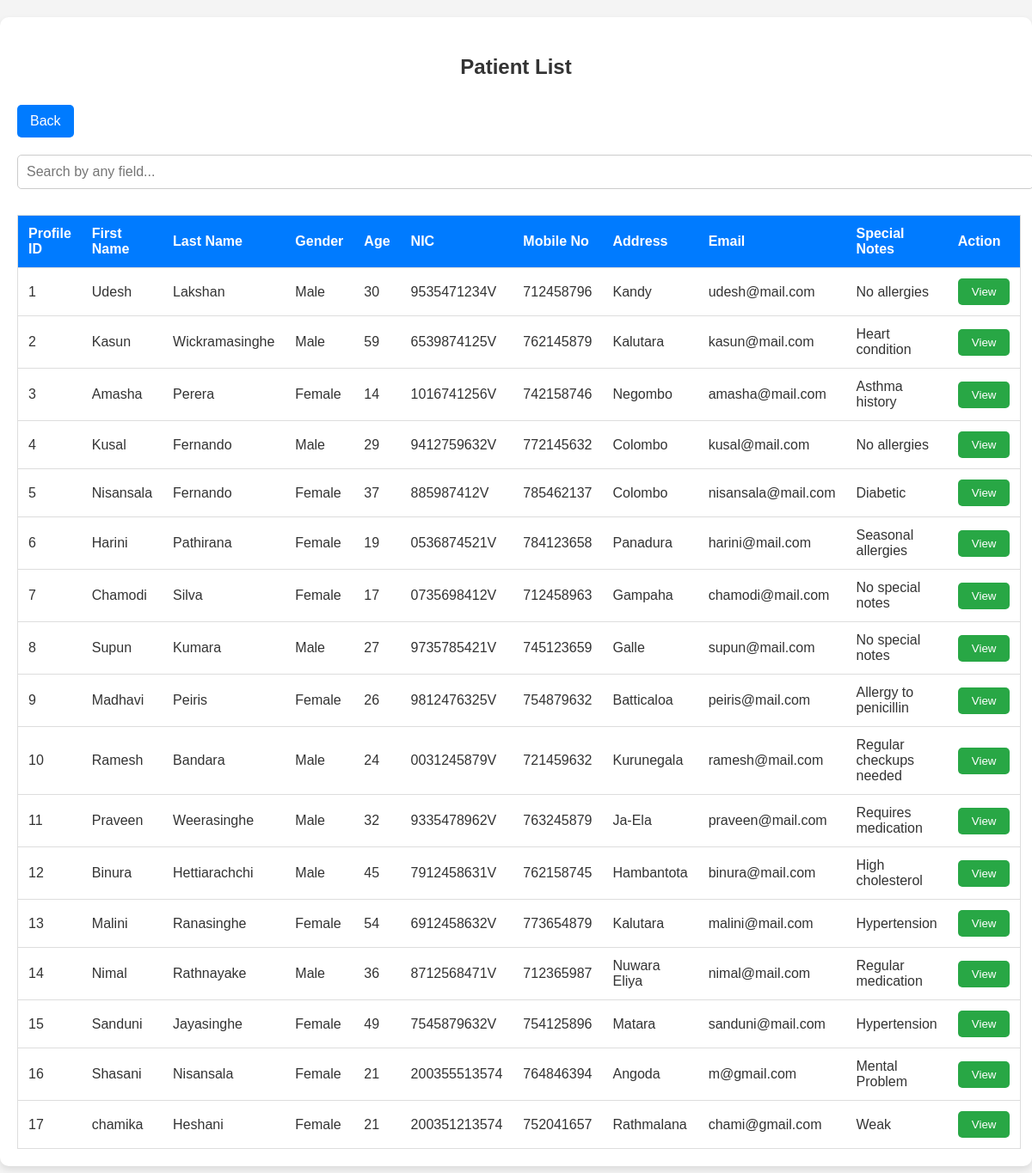
Page /hospital/nursepatient.php on the committed database.
### tables this page shows
CREATE TABLE `patientprofile` (
  `id` int(11) NOT NULL,
  `reg_id` int(11) NOT NULL,
  `firstname` varchar(20) NOT NULL,
  `lastname` varchar(20) NOT NULL,
  `gender` varchar(10) NOT NULL,
  `age` int(3) NOT NULL,
  `dob` date NOT NULL,
  `nic` varchar(12) NOT NULL,
  `contact` int(12) NOT NULL,
  `address` varchar(50) NOT NULL,
  `email` varchar(50) NOT NULL,
  `password` varchar(10) NOT NULL,
  `special_notes` varchar(100) NOT NULL
);

### hospital/nursepatient.php (the view, shortened to what this page needs)
<?php
include "conf.php";
$sql = "SELECT * FROM patientprofile";
$result = $conn->query($sql);
?>
<!DOCTYPE html>
<html lang="en">
<head>
    <link rel="stylesheet" href="viewtable.css">
</head>
<body>
    <div class="container">
        <h3>Patient List</h3>
        <button class="back" onclick="window.location.href='nursedashboard.html'">Back</button>
        <input type="text" id="search" placeholder="Search by any field...">
        <table id="patientTable">
            <thead>
                <tr>
                    <th>Profile ID</th>
                    <th>First Name</th>
                    <th>Last Name</th>
                    <th>Gender</th>
                    <th>Age</th>
                    <th>NIC</th>
                    <th>Mobile No</th>
                    <th>Address</th>
                    <th>Email</th>
                    <th>Special Notes</th>
                    <th>Action</th>
                </tr>
            </thead>
            <tbody>
                <?php
                if ($result->num_rows > 0) {
                    while ($row = $result->fetch_assoc()) {
                        echo "<tr>";
                        echo "<td>" . $row['id'] . "</td>";
                        echo "<td>" . $row['firstname'] . "</td>";
                        echo "<td>" . $row['lastname'] . "</td>";
                        echo "<td>" . $row['gender'] . "</td>";
                        echo "<td>" . $row['age'] . "</td>";
                        echo "<td>" . $row['nic'] . "</td>";
                        echo "<td>" . $row['contact'] . "</td>";
                        echo "<td>" . $row['address'] . "</td>";
                        echo "<td>" . $row['email'] . "</td>";
                        echo "<td>" . $row['special_notes'] . "</td>";
                        echo "<td>
                            <button class='view-button' onclick=\"viewPatient('" . $row['id'] . "')\">View</button>
                        </td>";
                        echo "</tr>";
                    }
                } else {
                    echo "<tr><td colspan='11'>No patients found</td></tr>";
                }
                ?>
            </tbody>
        </table>
    </div>
</body>
</html>

### hospital/viewtable.css (style rules this page uses)
body { font-family: Arial, sans-serif; margin: 0; padding: 0; background-color: #f4f4f4; color: #333; }
.container { max-width: 1200px; margin: 20px auto; background-color: #ffffff; padding: 20px; box-shadow: 0 4px 8px rgba(0, 0, 0, 0.1); border-radius: 10px; }
h3 { text-align: center; color: #333; font-size: 24px; margin-bottom: 20px; }
.add-patient, .back { background-color: #007bff; color: #ffffff; border: none; padding: 10px 15px; font-size: 16px; cursor: pointer; border-radius: 5px; margin: 10px 0; text-align: center; display: inline-block; }
#search { width: 100%; padding: 10px; margin: 10px 0; font-size: 16px; border: 1px solid #ccc; border-radius: 5px; }
table { width: 100%; border-collapse: collapse; margin-top: 20px; border: 1px solid #ddd; }
th, td { padding: 12px; text-align: left; border-bottom: 1px solid #ddd; }
th { background-color: #007bff; color: white; font-weight: bold; }
.view-button { background-color: #28a745; color: white; border: none; padding: 8px 16px; cursor: pointer; border-radius: 5px; text-align: center; }

### rows in the picture
patientprofile: id "1", firstname "Udesh", lastname "Lakshan", gender "Male", age "30", nic "9535471234V", contact "712458796", address "Kandy", email "udesh@mail.com", special_notes "No allergies"
patientprofile: id "2", firstname "Kasun", lastname "Wickramasinghe", gender "Male", age "59", nic "6539874125V", contact "762145879", address "Kalutara", email "kasun@mail.com", special_notes "Heart condition"
patientprofile: id "3", firstname "Amasha", lastname "Perera", gender "Female", age "14", nic "1016741256V", contact "742158746", address "Negombo", email "amasha@mail.com", special_notes "Asthma history"
patientprofile: id "4", firstname "Kusal", lastname "Fernando", gender "Male", age "29", nic "9412759632V", contact "772145632", address "Colombo", email "kusal@mail.com", special_notes "No allergies"
patientprofile: id "5", firstname "Nisansala", lastname "Fernando", gender "Female", age "37", nic "885987412V", contact "785462137", address "Colombo", email "nisansala@mail.com", special_notes "Diabetic"
patientprofile: id "6", firstname "Harini", lastname "Pathirana", gender "Female", age "19", nic "0536874521V", contact "784123658", address "Panadura", email "harini@mail.com", special_notes "Seasonal allergies"
patientprofile: id "7", firstname "Chamodi", lastname "Silva", gender "Female", age "17", nic "0735698412V", contact "712458963", address "Gampaha", email "chamodi@mail.com", special_notes "No special notes"
patientprofile: id "8", firstname "Supun", lastname "Kumara", gender "Male", age "27", nic "9735785421V", contact "745123659", address "Galle", email "supun@mail.com", special_notes "No special notes"
patientprofile: id "9", firstname "Madhavi", lastname "Peiris", gender "Female", age "26", nic "9812476325V", contact "754879632", address "Batticaloa", email "peiris@mail.com", special_notes "Allergy to penicillin"
patientprofile: id "10", firstname "Ramesh", lastname "Bandara", gender "Male", age "24", nic "0031245879V", contact "721459632", address "Kurunegala", email "ramesh@mail.com", special_notes "Regular checkups needed"
patientprofile: id "11", firstname "Praveen", lastname "Weerasinghe", gender "Male", age "32", nic "9335478962V", contact "763245879", address "Ja-Ela", email "praveen@mail.com", special_notes "Requires medication"
patientprofile: id "12", firstname "Binura", lastname "Hettiarachchi", gender "Male", age "45", nic "7912458631V", contact "762158745", address "Hambantota", email "binura@mail.com", special_notes "High cholesterol"
patientprofile: id "13", firstname "Malini", lastname "Ranasinghe", gender "Female", age "54", nic "6912458632V", contact "773654879", address "Kalutara", email "malini@mail.com", special_notes "Hypertension"
patientprofile: id "14", firstname "Nimal", lastname "Rathnayake", gender "Male", age "36", nic "8712568471V", contact "712365987", address "Nuwara Eliya", email "nimal@mail.com", special_notes "Regular medication"
patientprofile: id "15", firstname "Sanduni", lastname "Jayasinghe", gender "Female", age "49", nic "7545879632V", contact "754125896", address "Matara", email "sanduni@mail.com", special_notes "Hypertension"
patientprofile: id "16", firstname "Shasani", lastname "Nisansala", gender "Female", age "21", nic "200355513574", contact "764846394", address "Angoda", email "m@gmail.com", special_notes "Mental Problem"
patientprofile: id "17", firstname "chamika", lastname "Heshani", gender "Female", age "21", nic "200351213574", contact "752041657", address "Rathmalana", email "chami@gmail.com", special_notes "Weak"
